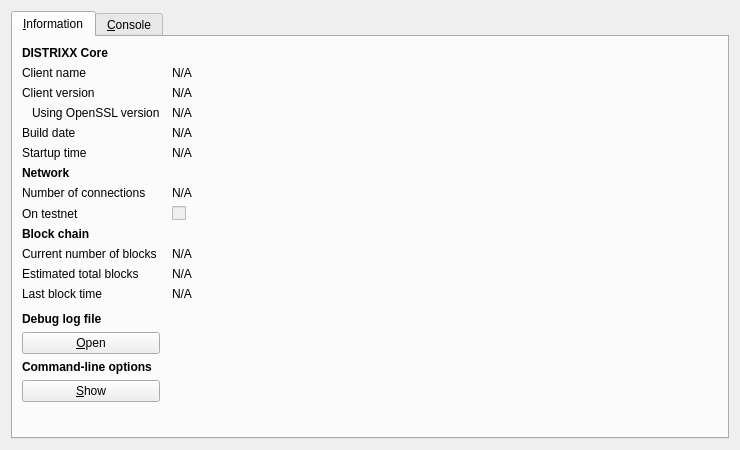
<?xml version="1.0" encoding="UTF-8"?>
<ui version="4.0">
 <class>RPCConsole</class>
 <widget class="QDialog" name="RPCConsole">
  <property name="geometry">
   <rect>
    <x>0</x>
    <y>0</y>
    <width>740</width>
    <height>450</height>
   </rect>
  </property>
  <property name="windowTitle">
   <string>DISTRIXX - Debug window</string>
  </property>
  <layout class="QVBoxLayout" name="verticalLayout_2">
   <item>
    <widget class="QTabWidget" name="tabWidget">
     <property name="currentIndex">
      <number>0</number>
     </property>
     <widget class="QWidget" name="tab_info">
      <attribute name="title">
       <string>&amp;Information</string>
      </attribute>
      <layout class="QGridLayout" name="gridLayout" columnstretch="0,1">
       <property name="horizontalSpacing">
        <number>12</number>
       </property>
       <item row="0" column="0">
        <widget class="QLabel" name="label_9">
         <property name="font">
          <font>
           <weight>75</weight>
           <bold>true</bold>
          </font>
         </property>
         <property name="text">
          <string>DISTRIXX Core</string>
         </property>
        </widget>
       </item>
       <item row="1" column="0">
        <widget class="QLabel" name="label_5">
         <property name="text">
          <string>Client name</string>
         </property>
        </widget>
       </item>
       <item row="1" column="1">
        <widget class="QLabel" name="clientName">
         <property name="cursor">
          <cursorShape>IBeamCursor</cursorShape>
         </property>
         <property name="text">
          <string>N/A</string>
         </property>
         <property name="textFormat">
          <enum>Qt::PlainText</enum>
         </property>
         <property name="textInteractionFlags">
          <set>Qt::LinksAccessibleByMouse|Qt::TextSelectableByKeyboard|Qt::TextSelectableByMouse</set>
         </property>
        </widget>
       </item>
       <item row="2" column="0">
        <widget class="QLabel" name="label_6">
         <property name="text">
          <string>Client version</string>
         </property>
        </widget>
       </item>
       <item row="2" column="1">
        <widget class="QLabel" name="clientVersion">
         <property name="cursor">
          <cursorShape>IBeamCursor</cursorShape>
         </property>
         <property name="text">
          <string>N/A</string>
         </property>
         <property name="textFormat">
          <enum>Qt::PlainText</enum>
         </property>
         <property name="textInteractionFlags">
          <set>Qt::LinksAccessibleByMouse|Qt::TextSelectableByKeyboard|Qt::TextSelectableByMouse</set>
         </property>
        </widget>
       </item>
       <item row="3" column="0">
        <widget class="QLabel" name="label_14">
         <property name="text">
          <string>Using OpenSSL version</string>
         </property>
         <property name="indent">
          <number>10</number>
         </property>
        </widget>
       </item>
       <item row="3" column="1">
        <widget class="QLabel" name="openSSLVersion">
         <property name="cursor">
          <cursorShape>IBeamCursor</cursorShape>
         </property>
         <property name="text">
          <string>N/A</string>
         </property>
         <property name="textFormat">
          <enum>Qt::PlainText</enum>
         </property>
         <property name="textInteractionFlags">
          <set>Qt::LinksAccessibleByMouse|Qt::TextSelectableByKeyboard|Qt::TextSelectableByMouse</set>
         </property>
        </widget>
       </item>
       <item row="4" column="0">
        <widget class="QLabel" name="label_12">
         <property name="text">
          <string>Build date</string>
         </property>
        </widget>
       </item>
       <item row="4" column="1">
        <widget class="QLabel" name="buildDate">
         <property name="cursor">
          <cursorShape>IBeamCursor</cursorShape>
         </property>
         <property name="text">
          <string>N/A</string>
         </property>
         <property name="textFormat">
          <enum>Qt::PlainText</enum>
         </property>
         <property name="textInteractionFlags">
          <set>Qt::LinksAccessibleByMouse|Qt::TextSelectableByKeyboard|Qt::TextSelectableByMouse</set>
         </property>
        </widget>
       </item>
       <item row="5" column="0">
        <widget class="QLabel" name="label_13">
         <property name="text">
          <string>Startup time</string>
         </property>
        </widget>
       </item>
       <item row="5" column="1">
        <widget class="QLabel" name="startupTime">
         <property name="cursor">
          <cursorShape>IBeamCursor</cursorShape>
         </property>
         <property name="text">
          <string>N/A</string>
         </property>
         <property name="textFormat">
          <enum>Qt::PlainText</enum>
         </property>
         <property name="textInteractionFlags">
          <set>Qt::LinksAccessibleByMouse|Qt::TextSelectableByKeyboard|Qt::TextSelectableByMouse</set>
         </property>
        </widget>
       </item>
       <item row="6" column="0">
        <widget class="QLabel" name="label_11">
         <property name="font">
          <font>
           <weight>75</weight>
           <bold>true</bold>
          </font>
         </property>
         <property name="text">
          <string>Network</string>
         </property>
        </widget>
       </item>
       <item row="7" column="0">
        <widget class="QLabel" name="label_7">
         <property name="text">
          <string>Number of connections</string>
         </property>
        </widget>
       </item>
       <item row="7" column="1">
        <widget class="QLabel" name="numberOfConnections">
         <property name="cursor">
          <cursorShape>IBeamCursor</cursorShape>
         </property>
         <property name="text">
          <string>N/A</string>
         </property>
         <property name="textFormat">
          <enum>Qt::PlainText</enum>
         </property>
         <property name="textInteractionFlags">
          <set>Qt::LinksAccessibleByMouse|Qt::TextSelectableByKeyboard|Qt::TextSelectableByMouse</set>
         </property>
        </widget>
       </item>
       <item row="8" column="0">
        <widget class="QLabel" name="label_8">
         <property name="text">
          <string>On testnet</string>
         </property>
        </widget>
       </item>
       <item row="8" column="1">
        <widget class="QCheckBox" name="isTestNet">
         <property name="enabled">
          <bool>false</bool>
         </property>
         <property name="text">
          <string/>
         </property>
        </widget>
       </item>
       <item row="9" column="0">
        <widget class="QLabel" name="label_10">
         <property name="font">
          <font>
           <weight>75</weight>
           <bold>true</bold>
          </font>
         </property>
         <property name="text">
          <string>Block chain</string>
         </property>
        </widget>
       </item>
       <item row="10" column="0">
        <widget class="QLabel" name="label_3">
         <property name="text">
          <string>Current number of blocks</string>
         </property>
        </widget>
       </item>
       <item row="10" column="1">
        <widget class="QLabel" name="numberOfBlocks">
         <property name="cursor">
          <cursorShape>IBeamCursor</cursorShape>
         </property>
         <property name="text">
          <string>N/A</string>
         </property>
         <property name="textFormat">
          <enum>Qt::PlainText</enum>
         </property>
         <property name="textInteractionFlags">
          <set>Qt::LinksAccessibleByMouse|Qt::TextSelectableByKeyboard|Qt::TextSelectableByMouse</set>
         </property>
        </widget>
       </item>
       <item row="11" column="0">
        <widget class="QLabel" name="label_4">
         <property name="text">
          <string>Estimated total blocks</string>
         </property>
        </widget>
       </item>
       <item row="11" column="1">
        <widget class="QLabel" name="totalBlocks">
         <property name="cursor">
          <cursorShape>IBeamCursor</cursorShape>
         </property>
         <property name="text">
          <string>N/A</string>
         </property>
         <property name="textFormat">
          <enum>Qt::PlainText</enum>
         </property>
         <property name="textInteractionFlags">
          <set>Qt::LinksAccessibleByMouse|Qt::TextSelectableByKeyboard|Qt::TextSelectableByMouse</set>
         </property>
        </widget>
       </item>
       <item row="12" column="0">
        <widget class="QLabel" name="label_2">
         <property name="text">
          <string>Last block time</string>
         </property>
        </widget>
       </item>
       <item row="12" column="1">
        <widget class="QLabel" name="lastBlockTime">
         <property name="cursor">
          <cursorShape>IBeamCursor</cursorShape>
         </property>
         <property name="text">
          <string>N/A</string>
         </property>
         <property name="textFormat">
          <enum>Qt::PlainText</enum>
         </property>
         <property name="textInteractionFlags">
          <set>Qt::LinksAccessibleByMouse|Qt::TextSelectableByKeyboard|Qt::TextSelectableByMouse</set>
         </property>
        </widget>
       </item>
       <item row="13" column="0">
        <spacer name="verticalSpacer_2">
         <property name="orientation">
          <enum>Qt::Vertical</enum>
         </property>
         <property name="sizeHint" stdset="0">
          <size>
           <width>20</width>
           <height>20</height>
          </size>
         </property>
        </spacer>
       </item>
       <item row="14" column="0">
        <widget class="QLabel" name="labelDebugLogfile">
         <property name="font">
          <font>
           <weight>75</weight>
           <bold>true</bold>
          </font>
         </property>
         <property name="text">
          <string>Debug log file</string>
         </property>
        </widget>
       </item>
       <item row="15" column="0">
        <widget class="QPushButton" name="openDebugLogfileButton">
         <property name="toolTip">
          <string>Open the DISTRIXX debug log file from the current data directory. This can take a few seconds for large log files.</string>
         </property>
         <property name="text">
          <string>&amp;Open</string>
         </property>
         <property name="autoDefault">
          <bool>false</bool>
         </property>
        </widget>
       </item>
       <item row="16" column="0">
        <widget class="QLabel" name="labelCLOptions">
         <property name="font">
          <font>
           <weight>75</weight>
           <bold>true</bold>
          </font>
         </property>
         <property name="text">
          <string>Command-line options</string>
         </property>
        </widget>
       </item>
       <item row="17" column="0">
        <widget class="QPushButton" name="showCLOptionsButton">
         <property name="toolTip">
          <string>Show the DISTRIXX-Qt help message to get a list with possible DISTRIXX command-line options.</string>
         </property>
         <property name="text">
          <string>&amp;Show</string>
         </property>
         <property name="autoDefault">
          <bool>false</bool>
         </property>
        </widget>
       </item>
       <item row="18" column="0">
        <spacer name="verticalSpacer">
         <property name="orientation">
          <enum>Qt::Vertical</enum>
         </property>
         <property name="sizeHint" stdset="0">
          <size>
           <width>20</width>
           <height>40</height>
          </size>
         </property>
        </spacer>
       </item>
      </layout>
     </widget>
     <widget class="QWidget" name="tab_console">
      <attribute name="title">
       <string>&amp;Console</string>
      </attribute>
      <layout class="QVBoxLayout" name="verticalLayout_3">
       <property name="spacing">
        <number>3</number>
       </property>
       <item>
        <widget class="QTextEdit" name="messagesWidget">
         <property name="minimumSize">
          <size>
           <width>0</width>
           <height>100</height>
          </size>
         </property>
         <property name="readOnly">
          <bool>true</bool>
         </property>
         <property name="tabKeyNavigation" stdset="0">
          <bool>false</bool>
         </property>
         <property name="columnCount" stdset="0">
          <number>2</number>
         </property>
        </widget>
       </item>
       <item>
        <layout class="QHBoxLayout" name="horizontalLayout">
         <property name="spacing">
          <number>3</number>
         </property>
         <item>
          <widget class="QLabel" name="label">
           <property name="text">
            <string notr="true">&gt;</string>
           </property>
          </widget>
         </item>
         <item>
          <widget class="QLineEdit" name="lineEdit"/>
         </item>
         <item>
          <widget class="QPushButton" name="clearButton">
           <property name="maximumSize">
            <size>
             <width>24</width>
             <height>24</height>
            </size>
           </property>
           <property name="toolTip">
            <string>Clear console</string>
           </property>
           <property name="text">
            <string/>
           </property>
           <property name="icon">
            <iconset resource="../bitcoin.qrc">
             <normaloff>:/icons/remove</normaloff>:/icons/remove</iconset>
           </property>
           <property name="shortcut">
            <string notr="true">Ctrl+L</string>
           </property>
           <property name="autoDefault">
            <bool>false</bool>
           </property>
          </widget>
         </item>
        </layout>
       </item>
      </layout>
     </widget>
    </widget>
   </item>
  </layout>
 </widget>
 <resources>
  <include location="../bitcoin.qrc"/>
 </resources>
 <connections/>
</ui>
